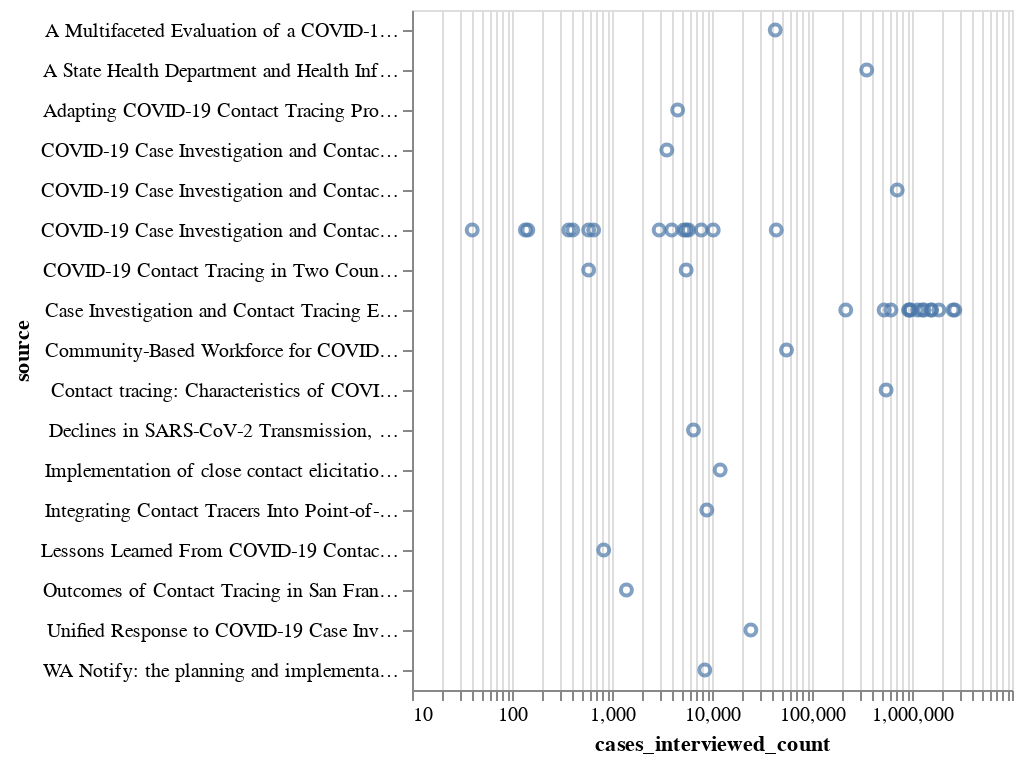

Here is the notebook cell this chart was saved with:
### Code cell
alt.Chart(df).mark_point().encode(
    alt.X("cases_interviewed_count:Q",  scale=alt.Scale(type='log')),
    alt.Y("source:N")
)
